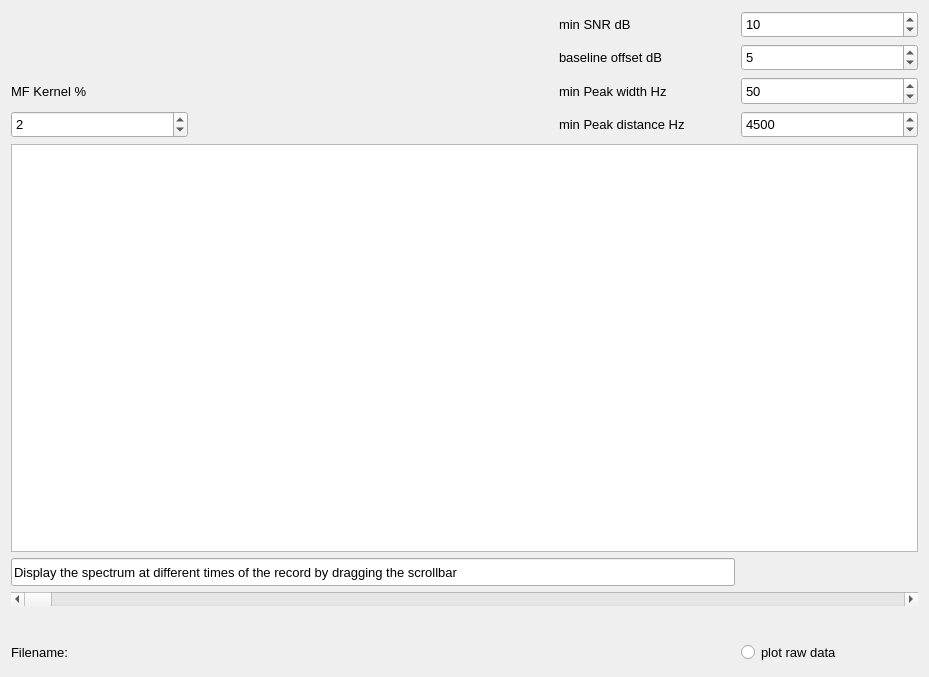
<?xml version="1.0" encoding="UTF-8"?>
<ui version="4.0">
 <class>spectralviewer_widget</class>
 <widget class="QWidget" name="spectralviewer_widget">
  <property name="geometry">
   <rect>
    <x>0</x>
    <y>0</y>
    <width>929</width>
    <height>677</height>
   </rect>
  </property>
  <property name="windowTitle">
   <string>Form</string>
  </property>
  <layout class="QGridLayout" name="gridLayout">
   <item row="0" column="0">
    <layout class="QGridLayout" name="gridLayout_4" rowstretch="1,1,1,1,15,1,1,1,1" columnstretch="1,1,1,1,1">
     <item row="6" column="0" colspan="5">
      <widget class="QScrollBar" name="horizontalScrollBar_view_spectra">
       <property name="sizePolicy">
        <sizepolicy hsizetype="Minimum" vsizetype="Maximum">
         <horstretch>0</horstretch>
         <verstretch>0</verstretch>
        </sizepolicy>
       </property>
       <property name="font">
        <font>
         <pointsize>10</pointsize>
        </font>
       </property>
       <property name="toolTip">
        <string>move slider to browse through the record and plot spectra </string>
       </property>
       <property name="maximum">
        <number>1000</number>
       </property>
       <property name="pageStep">
        <number>1</number>
       </property>
       <property name="orientation">
        <enum>Qt::Horizontal</enum>
       </property>
      </widget>
     </item>
     <item row="2" column="3">
      <widget class="QLabel" name="label_12">
       <property name="sizePolicy">
        <sizepolicy hsizetype="Preferred" vsizetype="Expanding">
         <horstretch>0</horstretch>
         <verstretch>0</verstretch>
        </sizepolicy>
       </property>
       <property name="font">
        <font>
         <pointsize>10</pointsize>
        </font>
       </property>
       <property name="toolTip">
        <string>select min width of a peak to be accepted as transmitter</string>
       </property>
       <property name="text">
        <string>min Peak width Hz</string>
       </property>
      </widget>
     </item>
     <item row="1" column="3">
      <widget class="QLabel" name="label_7">
       <property name="sizePolicy">
        <sizepolicy hsizetype="Preferred" vsizetype="Expanding">
         <horstretch>0</horstretch>
         <verstretch>0</verstretch>
        </sizepolicy>
       </property>
       <property name="font">
        <font>
         <pointsize>10</pointsize>
        </font>
       </property>
       <property name="toolTip">
        <string>baseline offset from automated baseline</string>
       </property>
       <property name="text">
        <string>baseline offset dB</string>
       </property>
      </widget>
     </item>
     <item row="8" column="0">
      <widget class="QLabel" name="label_10">
       <property name="sizePolicy">
        <sizepolicy hsizetype="Preferred" vsizetype="Expanding">
         <horstretch>0</horstretch>
         <verstretch>0</verstretch>
        </sizepolicy>
       </property>
       <property name="font">
        <font>
         <pointsize>10</pointsize>
        </font>
       </property>
       <property name="text">
        <string>Filename:</string>
       </property>
      </widget>
     </item>
     <item row="1" column="4">
      <widget class="QSpinBox" name="spinBoxminBaselineoffset">
       <property name="sizePolicy">
        <sizepolicy hsizetype="Minimum" vsizetype="Expanding">
         <horstretch>0</horstretch>
         <verstretch>0</verstretch>
        </sizepolicy>
       </property>
       <property name="font">
        <font>
         <pointsize>10</pointsize>
        </font>
       </property>
       <property name="toolTip">
        <string>select baseline offset from automated baseline</string>
       </property>
       <property name="keyboardTracking">
        <bool>false</bool>
       </property>
       <property name="minimum">
        <number>-20</number>
       </property>
       <property name="maximum">
        <number>20</number>
       </property>
       <property name="singleStep">
        <number>5</number>
       </property>
       <property name="value">
        <number>5</number>
       </property>
      </widget>
     </item>
     <item row="0" column="4">
      <widget class="QSpinBox" name="spinBoxminSNR_ScannerTab">
       <property name="sizePolicy">
        <sizepolicy hsizetype="Minimum" vsizetype="Expanding">
         <horstretch>0</horstretch>
         <verstretch>0</verstretch>
        </sizepolicy>
       </property>
       <property name="font">
        <font>
         <pointsize>10</pointsize>
        </font>
       </property>
       <property name="toolTip">
        <string>select number of steps for scanning through the spectrum and averaging SNRs</string>
       </property>
       <property name="keyboardTracking">
        <bool>false</bool>
       </property>
       <property name="minimum">
        <number>0</number>
       </property>
       <property name="maximum">
        <number>100</number>
       </property>
       <property name="singleStep">
        <number>5</number>
       </property>
       <property name="value">
        <number>10</number>
       </property>
      </widget>
     </item>
     <item row="0" column="3">
      <widget class="QLabel" name="label_4">
       <property name="sizePolicy">
        <sizepolicy hsizetype="Preferred" vsizetype="Expanding">
         <horstretch>0</horstretch>
         <verstretch>0</verstretch>
        </sizepolicy>
       </property>
       <property name="font">
        <font>
         <pointsize>10</pointsize>
        </font>
       </property>
       <property name="toolTip">
        <string>minimum SNR for auto-selection of peaks</string>
       </property>
       <property name="text">
        <string>min SNR dB</string>
       </property>
      </widget>
     </item>
     <item row="3" column="4">
      <widget class="QSpinBox" name="spinBoxminPeakDistance">
       <property name="sizePolicy">
        <sizepolicy hsizetype="Minimum" vsizetype="Expanding">
         <horstretch>0</horstretch>
         <verstretch>0</verstretch>
        </sizepolicy>
       </property>
       <property name="font">
        <font>
         <pointsize>10</pointsize>
        </font>
       </property>
       <property name="toolTip">
        <string>select min distance of a peak with respect to its neighbors to be accepted as transmitter</string>
       </property>
       <property name="keyboardTracking">
        <bool>false</bool>
       </property>
       <property name="minimum">
        <number>100</number>
       </property>
       <property name="maximum">
        <number>10000</number>
       </property>
       <property name="singleStep">
        <number>100</number>
       </property>
       <property name="value">
        <number>4500</number>
       </property>
      </widget>
     </item>
     <item row="3" column="3">
      <widget class="QLabel" name="label_14">
       <property name="sizePolicy">
        <sizepolicy hsizetype="Preferred" vsizetype="Expanding">
         <horstretch>0</horstretch>
         <verstretch>0</verstretch>
        </sizepolicy>
       </property>
       <property name="font">
        <font>
         <pointsize>10</pointsize>
        </font>
       </property>
       <property name="toolTip">
        <string>select min distance of a peak with respect to its neighbors to be accepted as transmitter</string>
       </property>
       <property name="text">
        <string>min Peak distance Hz</string>
       </property>
      </widget>
     </item>
     <item row="2" column="4">
      <widget class="QSpinBox" name="spinBoxminPeakwidth">
       <property name="sizePolicy">
        <sizepolicy hsizetype="Minimum" vsizetype="Expanding">
         <horstretch>0</horstretch>
         <verstretch>0</verstretch>
        </sizepolicy>
       </property>
       <property name="font">
        <font>
         <pointsize>10</pointsize>
        </font>
       </property>
       <property name="toolTip">
        <string>select min width of a peak to be accepted as transmitter</string>
       </property>
       <property name="keyboardTracking">
        <bool>false</bool>
       </property>
       <property name="suffix">
        <string/>
       </property>
       <property name="minimum">
        <number>1</number>
       </property>
       <property name="maximum">
        <number>2000</number>
       </property>
       <property name="singleStep">
        <number>5</number>
       </property>
       <property name="value">
        <number>50</number>
       </property>
       <property name="displayIntegerBase">
        <number>10</number>
       </property>
      </widget>
     </item>
     <item row="8" column="4">
      <widget class="QRadioButton" name="radioButton_plotraw">
       <property name="sizePolicy">
        <sizepolicy hsizetype="Minimum" vsizetype="Expanding">
         <horstretch>0</horstretch>
         <verstretch>0</verstretch>
        </sizepolicy>
       </property>
       <property name="font">
        <font>
         <pointsize>10</pointsize>
        </font>
       </property>
       <property name="text">
        <string>plot raw data</string>
       </property>
      </widget>
     </item>
     <item row="3" column="0">
      <widget class="QSpinBox" name="spinBoxKernelwidth">
       <property name="sizePolicy">
        <sizepolicy hsizetype="Minimum" vsizetype="Expanding">
         <horstretch>0</horstretch>
         <verstretch>0</verstretch>
        </sizepolicy>
       </property>
       <property name="font">
        <font>
         <pointsize>10</pointsize>
        </font>
       </property>
       <property name="toolTip">
        <string>width of the baseline filter kernel in % of full span of the band</string>
       </property>
       <property name="minimum">
        <number>1</number>
       </property>
       <property name="maximum">
        <number>30</number>
       </property>
       <property name="value">
        <number>2</number>
       </property>
      </widget>
     </item>
     <item row="2" column="0">
      <widget class="QLabel" name="label_19">
       <property name="sizePolicy">
        <sizepolicy hsizetype="Preferred" vsizetype="Expanding">
         <horstretch>0</horstretch>
         <verstretch>0</verstretch>
        </sizepolicy>
       </property>
       <property name="font">
        <font>
         <pointsize>10</pointsize>
        </font>
       </property>
       <property name="toolTip">
        <string>width of the baseline filter kernel in % of full span of the band</string>
       </property>
       <property name="text">
        <string>MF Kernel %</string>
       </property>
      </widget>
     </item>
     <item row="0" column="2">
      <widget class="QLabel" name="label_25">
       <property name="font">
        <font>
         <pointsize>10</pointsize>
        </font>
       </property>
       <property name="text">
        <string/>
       </property>
      </widget>
     </item>
     <item row="0" column="1">
      <widget class="QLabel" name="label_26">
       <property name="font">
        <font>
         <pointsize>10</pointsize>
        </font>
       </property>
       <property name="text">
        <string/>
       </property>
      </widget>
     </item>
     <item row="4" column="0" colspan="5">
      <widget class="QGraphicsView" name="graphicsView">
       <property name="sizePolicy">
        <sizepolicy hsizetype="Minimum" vsizetype="Expanding">
         <horstretch>1</horstretch>
         <verstretch>0</verstretch>
        </sizepolicy>
       </property>
       <property name="font">
        <font>
         <pointsize>10</pointsize>
        </font>
       </property>
       <property name="toolTip">
        <string>space for spectrum plot</string>
       </property>
      </widget>
     </item>
     <item row="8" column="1" colspan="3">
      <widget class="QLabel" name="label_Filename_ViewSpectra">
       <property name="sizePolicy">
        <sizepolicy hsizetype="Preferred" vsizetype="Expanding">
         <horstretch>0</horstretch>
         <verstretch>0</verstretch>
        </sizepolicy>
       </property>
       <property name="font">
        <font>
         <pointsize>10</pointsize>
        </font>
       </property>
       <property name="text">
        <string/>
       </property>
      </widget>
     </item>
     <item row="5" column="0" colspan="4">
      <widget class="QLineEdit" name="lineEdit_evaltime">
       <property name="enabled">
        <bool>false</bool>
       </property>
       <property name="sizePolicy">
        <sizepolicy hsizetype="Minimum" vsizetype="Expanding">
         <horstretch>0</horstretch>
         <verstretch>0</verstretch>
        </sizepolicy>
       </property>
       <property name="palette">
        <palette>
         <active>
          <colorrole role="WindowText">
           <brush brushstyle="SolidPattern">
            <color alpha="255">
             <red>0</red>
             <green>0</green>
             <blue>0</blue>
            </color>
           </brush>
          </colorrole>
          <colorrole role="Midlight">
           <brush brushstyle="SolidPattern">
            <color alpha="255">
             <red>227</red>
             <green>227</green>
             <blue>227</blue>
            </color>
           </brush>
          </colorrole>
          <colorrole role="Text">
           <brush brushstyle="SolidPattern">
            <color alpha="255">
             <red>0</red>
             <green>0</green>
             <blue>0</blue>
            </color>
           </brush>
          </colorrole>
          <colorrole role="ButtonText">
           <brush brushstyle="SolidPattern">
            <color alpha="255">
             <red>0</red>
             <green>0</green>
             <blue>0</blue>
            </color>
           </brush>
          </colorrole>
          <colorrole role="Base">
           <brush brushstyle="SolidPattern">
            <color alpha="255">
             <red>255</red>
             <green>255</green>
             <blue>255</blue>
            </color>
           </brush>
          </colorrole>
         </active>
         <inactive>
          <colorrole role="WindowText">
           <brush brushstyle="SolidPattern">
            <color alpha="255">
             <red>0</red>
             <green>0</green>
             <blue>0</blue>
            </color>
           </brush>
          </colorrole>
          <colorrole role="Midlight">
           <brush brushstyle="SolidPattern">
            <color alpha="255">
             <red>227</red>
             <green>227</green>
             <blue>227</blue>
            </color>
           </brush>
          </colorrole>
          <colorrole role="Text">
           <brush brushstyle="SolidPattern">
            <color alpha="255">
             <red>0</red>
             <green>0</green>
             <blue>0</blue>
            </color>
           </brush>
          </colorrole>
          <colorrole role="ButtonText">
           <brush brushstyle="SolidPattern">
            <color alpha="255">
             <red>0</red>
             <green>0</green>
             <blue>0</blue>
            </color>
           </brush>
          </colorrole>
          <colorrole role="Base">
           <brush brushstyle="SolidPattern">
            <color alpha="255">
             <red>255</red>
             <green>255</green>
             <blue>255</blue>
            </color>
           </brush>
          </colorrole>
         </inactive>
         <disabled>
          <colorrole role="WindowText">
           <brush brushstyle="SolidPattern">
            <color alpha="255">
             <red>0</red>
             <green>0</green>
             <blue>0</blue>
            </color>
           </brush>
          </colorrole>
          <colorrole role="Midlight">
           <brush brushstyle="SolidPattern">
            <color alpha="255">
             <red>243</red>
             <green>243</green>
             <blue>243</blue>
            </color>
           </brush>
          </colorrole>
          <colorrole role="Text">
           <brush brushstyle="SolidPattern">
            <color alpha="255">
             <red>0</red>
             <green>0</green>
             <blue>0</blue>
            </color>
           </brush>
          </colorrole>
          <colorrole role="ButtonText">
           <brush brushstyle="SolidPattern">
            <color alpha="255">
             <red>0</red>
             <green>0</green>
             <blue>0</blue>
            </color>
           </brush>
          </colorrole>
          <colorrole role="Base">
           <brush brushstyle="SolidPattern">
            <color alpha="255">
             <red>255</red>
             <green>255</green>
             <blue>255</blue>
            </color>
           </brush>
          </colorrole>
         </disabled>
        </palette>
       </property>
       <property name="font">
        <font>
         <pointsize>10</pointsize>
        </font>
       </property>
       <property name="text">
        <string>Display the spectrum at different times of the record by dragging the scrollbar</string>
       </property>
      </widget>
     </item>
    </layout>
   </item>
  </layout>
 </widget>
 <resources/>
 <connections/>
</ui>
